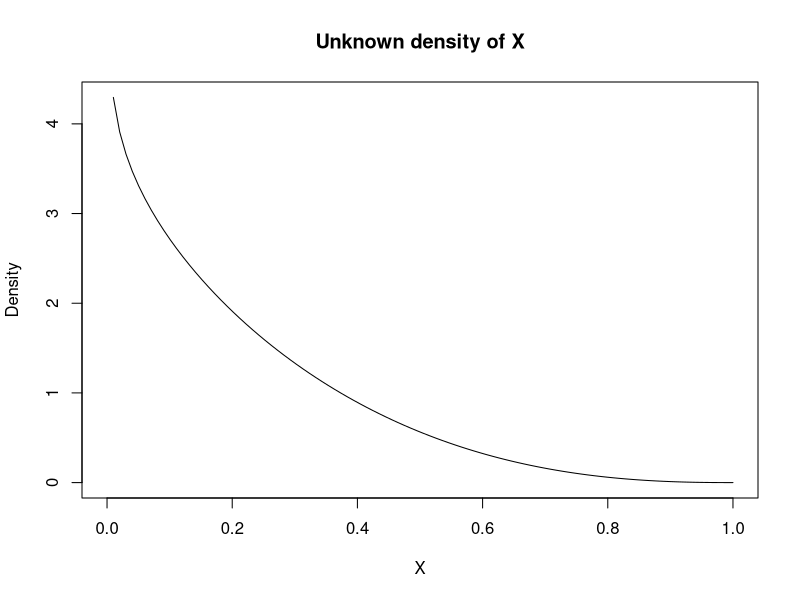
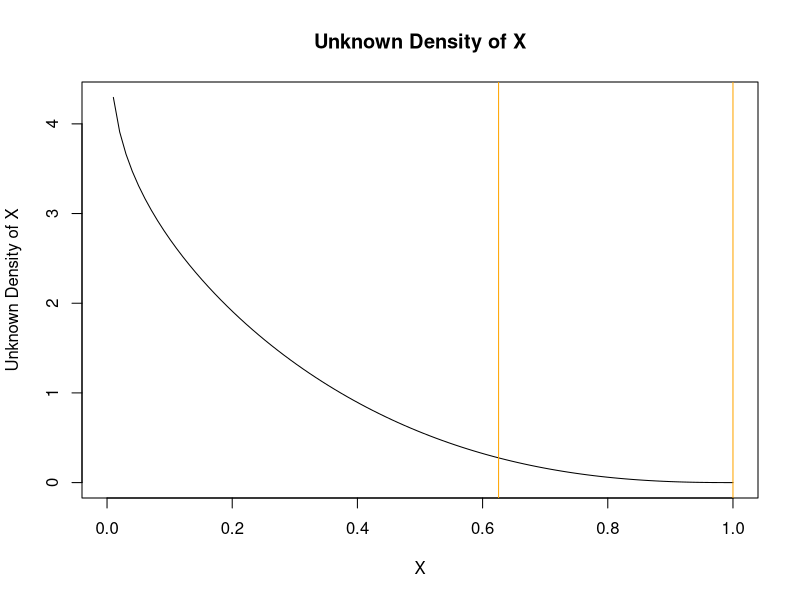
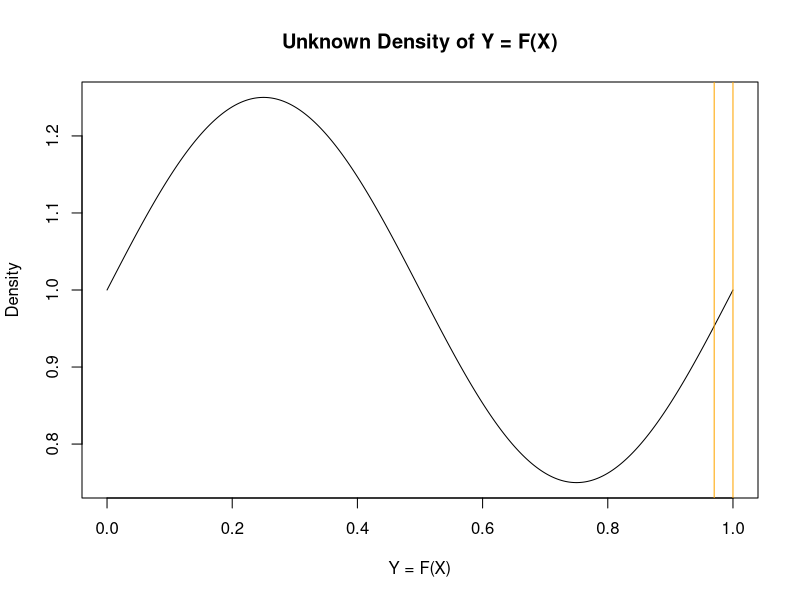
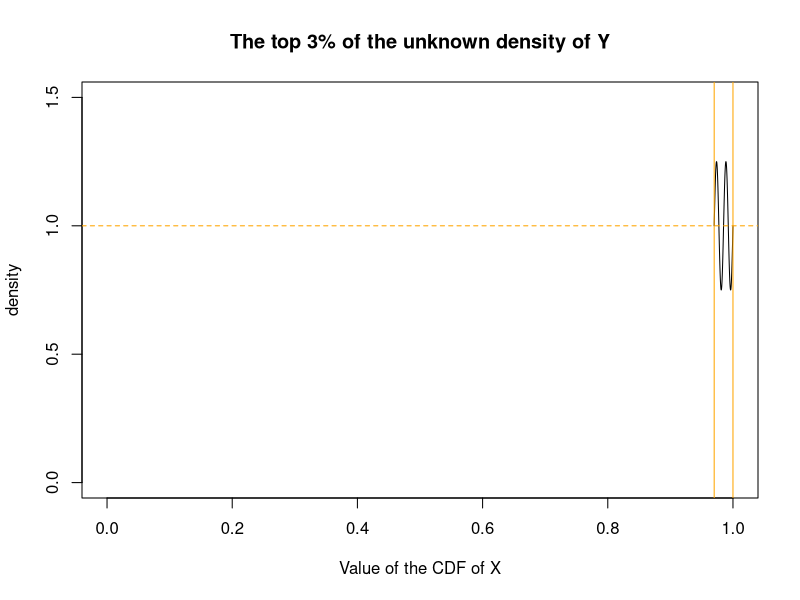

Source code (R) for these figures, in order:
## ---- chunk 1
alpha_x = 0.9
beta_x = 3.4
x_seq <- seq(0, 1, length = 100)
x_density <- dbeta(x_seq, alpha_x, beta_x)

plot(x_seq, x_density, type = "l", lty = 1,
     xlab = "X", ylab = "Density", main = "Unknown density of X")
## ---- chunk 2
quantile_0.97 <- qbeta(0.97, alpha_x, beta_x)
quantile_1 <- 1
## ---- chunk 3
plot(x_seq, x_density, type = "l", lty = 1,
     xlab = "X", ylab = "Unknown Density of X", main = "Unknown Density of X")
abline(v = c(quantile_0.97, quantile_1), col = "orange")
## ---- chunk 4
cdf_seq <- seq(0, 1, length = 10000)

cdf_arbitrary_guess <- (1/4) * sin(2 * pi * cdf_seq) + 1

plot(cdf_seq, cdf_arbitrary_guess, type = "l", xlab = "Y = F(X)", ylab = "Density", main = "Unknown Density of Y = F(X)")
abline(v = c(0.97, 1), col = "orange")
## ---- chunk 5
cdf_seq_orange <- seq(0.97, 1, by = 0.0001)
cdf_density_orange <- (1/4) * sin(2 * pi / 0.015 * (cdf_seq_orange - 0.97)) + 1

plot(cdf_seq_orange, cdf_density_orange, type = "l", xlim = c(0, 1), ylim = c(0, 1.5),
     main = "The top 3% of the unknown density of Y", xlab = "Value of the CDF of X", ylab = "density")
abline(h = mean(cdf_density_orange), col = "orange", lty = "dashed")
abline(v = c(0.97, 1), col = "orange")
